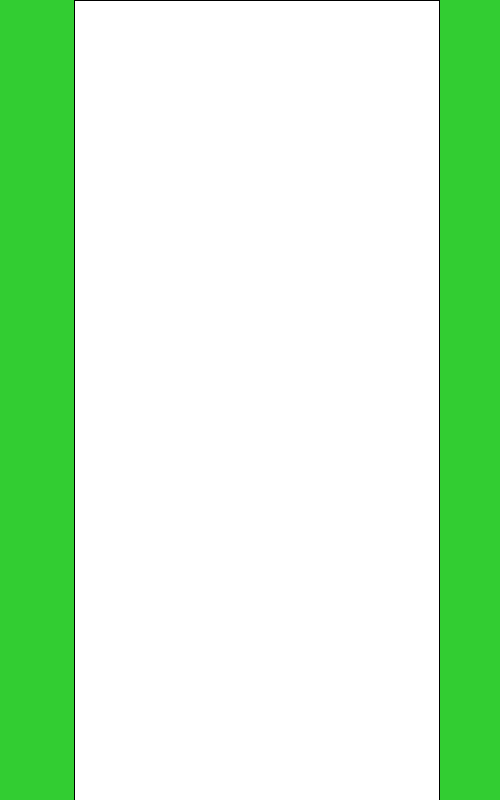
Frame 1 (no input)
Frame 60 (the mouse pressed at the canvas centre just before this capture): identical to frame 1, image omitted
Frame 120 (the mouse held since frame 60 and released just before this capture): identical to frame 1, image omitted

The Processing sketch that drew this single still picture (run headless with seeded random() and noise(); from frame 60 on, the mouse is pressed at the canvas centre):

// Processing sketch: Game_03
// ── Game_03.pde
//this will be for the variables 



void setup(){
  size(500,800);

}
void draw(){
    background(50,205,50);
  rect(74,0,365,800,0);
  
}
